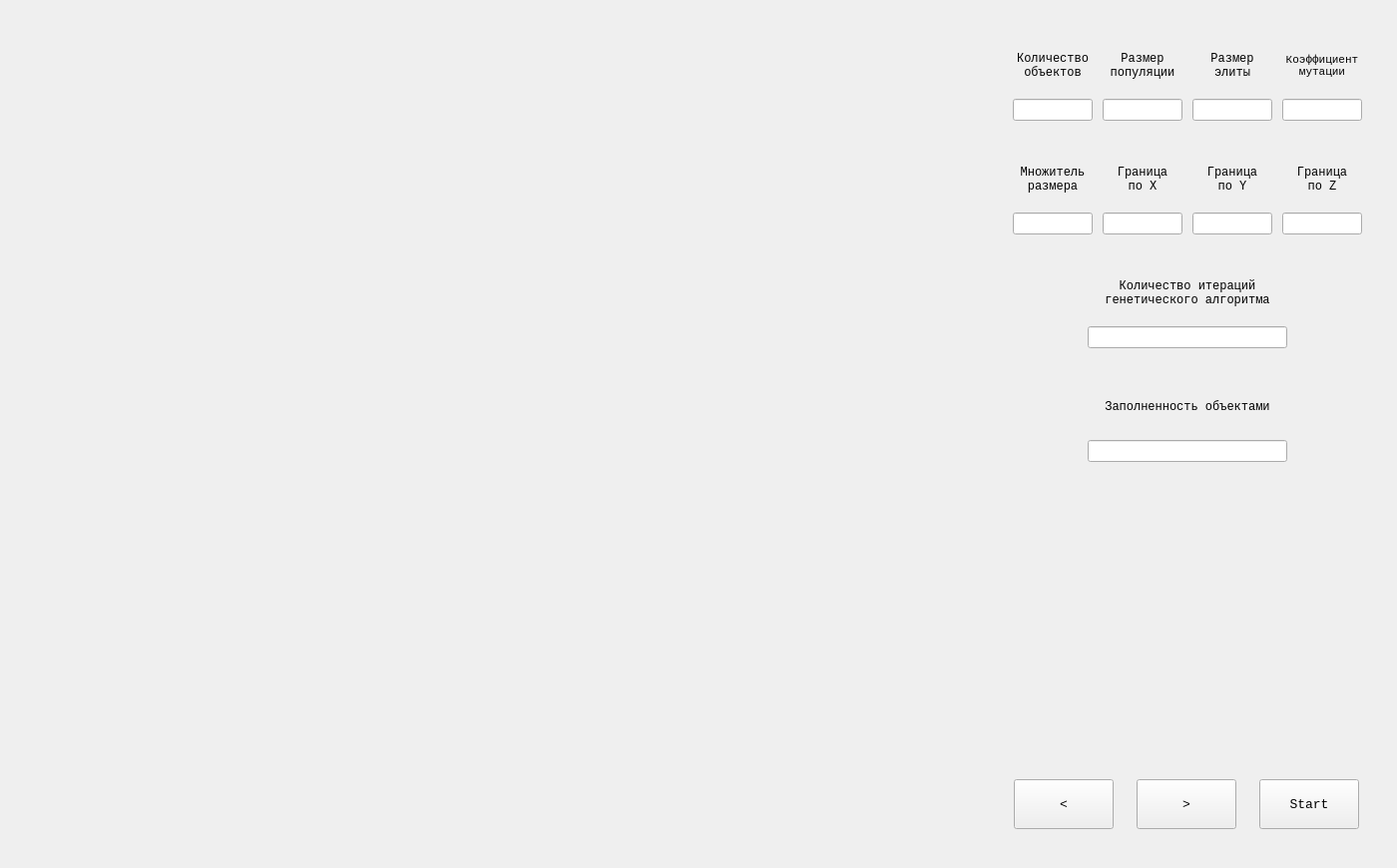
<?xml version="1.0" encoding="UTF-8"?>
<ui version="4.0">
 <class>MainWindow</class>
 <widget class="QMainWindow" name="MainWindow">
  <property name="geometry">
   <rect>
    <x>0</x>
    <y>0</y>
    <width>1400</width>
    <height>870</height>
   </rect>
  </property>
  <property name="windowTitle">
   <string>MainWindow</string>
  </property>
  <widget class="QWidget" name="centralwidget">
   <widget class="QFrame" name="mainFrame">
    <property name="geometry">
     <rect>
      <x>0</x>
      <y>0</y>
      <width>1400</width>
      <height>871</height>
     </rect>
    </property>
    <layout class="QHBoxLayout" name="horizontalLayout">
     <property name="spacing">
      <number>0</number>
     </property>
     <property name="leftMargin">
      <number>0</number>
     </property>
     <property name="topMargin">
      <number>0</number>
     </property>
     <property name="rightMargin">
      <number>0</number>
     </property>
     <property name="bottomMargin">
      <number>0</number>
     </property>
     <item>
      <widget class="QFrame" name="verticalFrame_2">
       <property name="maximumSize">
        <size>
         <width>990</width>
         <height>16777215</height>
        </size>
       </property>
       <layout class="QVBoxLayout" name="verticalLayout_2">
        <property name="spacing">
         <number>0</number>
        </property>
        <property name="leftMargin">
         <number>0</number>
        </property>
        <property name="topMargin">
         <number>0</number>
        </property>
        <property name="rightMargin">
         <number>0</number>
        </property>
        <property name="bottomMargin">
         <number>0</number>
        </property>
        <item>
         <spacer name="verticalSpacer_4">
          <property name="orientation">
           <enum>Qt::Vertical</enum>
          </property>
          <property name="sizeType">
           <enum>QSizePolicy::Fixed</enum>
          </property>
          <property name="sizeHint" stdset="0">
           <size>
            <width>20</width>
            <height>15</height>
           </size>
          </property>
         </spacer>
        </item>
        <item>
         <layout class="QHBoxLayout" name="horizontalLayout_3">
          <item>
           <spacer name="horizontalSpacer_4">
            <property name="orientation">
             <enum>Qt::Horizontal</enum>
            </property>
            <property name="sizeType">
             <enum>QSizePolicy::Fixed</enum>
            </property>
            <property name="sizeHint" stdset="0">
             <size>
              <width>20</width>
              <height>20</height>
             </size>
            </property>
           </spacer>
          </item>
          <item>
           <widget class="GLViewWidget" name="gl" native="true">
            <layout class="QHBoxLayout" name="horizontalLayout_6"/>
           </widget>
          </item>
          <item>
           <spacer name="horizontalSpacer_3">
            <property name="orientation">
             <enum>Qt::Horizontal</enum>
            </property>
            <property name="sizeType">
             <enum>QSizePolicy::Fixed</enum>
            </property>
            <property name="sizeHint" stdset="0">
             <size>
              <width>10</width>
              <height>20</height>
             </size>
            </property>
           </spacer>
          </item>
         </layout>
        </item>
        <item>
         <spacer name="verticalSpacer_3">
          <property name="orientation">
           <enum>Qt::Vertical</enum>
          </property>
          <property name="sizeType">
           <enum>QSizePolicy::Fixed</enum>
          </property>
          <property name="sizeHint" stdset="0">
           <size>
            <width>20</width>
            <height>15</height>
           </size>
          </property>
         </spacer>
        </item>
       </layout>
      </widget>
     </item>
     <item>
      <widget class="QFrame" name="verticalFrame">
       <property name="maximumSize">
        <size>
         <width>410</width>
         <height>16777215</height>
        </size>
       </property>
       <property name="font">
        <font>
         <family>Consolas</family>
         <pointsize>12</pointsize>
        </font>
       </property>
       <layout class="QVBoxLayout" name="verticalLayout">
        <property name="spacing">
         <number>0</number>
        </property>
        <property name="leftMargin">
         <number>0</number>
        </property>
        <property name="topMargin">
         <number>0</number>
        </property>
        <property name="rightMargin">
         <number>0</number>
        </property>
        <property name="bottomMargin">
         <number>0</number>
        </property>
        <item>
         <layout class="QVBoxLayout" name="verticalLayout_3">
          <property name="spacing">
           <number>0</number>
          </property>
          <item>
           <spacer name="verticalSpacer">
            <property name="orientation">
             <enum>Qt::Vertical</enum>
            </property>
            <property name="sizeType">
             <enum>QSizePolicy::Fixed</enum>
            </property>
            <property name="sizeHint" stdset="0">
             <size>
              <width>20</width>
              <height>15</height>
             </size>
            </property>
           </spacer>
          </item>
          <item>
           <layout class="QHBoxLayout" name="horizontalLayout_2">
            <property name="spacing">
             <number>0</number>
            </property>
            <item>
             <spacer name="horizontalSpacer">
              <property name="orientation">
               <enum>Qt::Horizontal</enum>
              </property>
              <property name="sizeType">
               <enum>QSizePolicy::Fixed</enum>
              </property>
              <property name="sizeHint" stdset="0">
               <size>
                <width>10</width>
                <height>20</height>
               </size>
              </property>
             </spacer>
            </item>
            <item>
             <layout class="QVBoxLayout" name="verticalLayout_4">
              <property name="spacing">
               <number>5</number>
              </property>
              <item>
               <widget class="QFrame" name="verticalFrame">
                <layout class="QVBoxLayout" name="verticalLayout_5">
                 <item>
                  <widget class="QFrame" name="horizontalFrame">
                   <property name="maximumSize">
                    <size>
                     <width>16777215</width>
                     <height>100</height>
                    </size>
                   </property>
                   <layout class="QHBoxLayout" name="horizontalLayout_5">
                    <property name="spacing">
                     <number>0</number>
                    </property>
                    <property name="leftMargin">
                     <number>0</number>
                    </property>
                    <property name="topMargin">
                     <number>0</number>
                    </property>
                    <property name="rightMargin">
                     <number>0</number>
                    </property>
                    <property name="bottomMargin">
                     <number>0</number>
                    </property>
                    <item>
                     <widget class="QFrame" name="frame11">
                      <layout class="QHBoxLayout" name="horizontalLayout_8">
                       <property name="spacing">
                        <number>5</number>
                       </property>
                       <property name="leftMargin">
                        <number>1</number>
                       </property>
                       <property name="topMargin">
                        <number>1</number>
                       </property>
                       <property name="rightMargin">
                        <number>1</number>
                       </property>
                       <property name="bottomMargin">
                        <number>1</number>
                       </property>
                       <item>
                        <widget class="QFrame" name="frame1">
                         <property name="maximumSize">
                          <size>
                           <width>80</width>
                           <height>16777215</height>
                          </size>
                         </property>
                         <layout class="QVBoxLayout" name="verticalLayout_7">
                          <property name="spacing">
                           <number>0</number>
                          </property>
                          <property name="leftMargin">
                           <number>0</number>
                          </property>
                          <property name="topMargin">
                           <number>0</number>
                          </property>
                          <property name="rightMargin">
                           <number>0</number>
                          </property>
                          <property name="bottomMargin">
                           <number>0</number>
                          </property>
                          <item>
                           <widget class="QLabel" name="label">
                            <property name="maximumSize">
                             <size>
                              <width>80</width>
                              <height>50</height>
                             </size>
                            </property>
                            <property name="font">
                             <font>
                              <pointsize>9</pointsize>
                             </font>
                            </property>
                            <property name="text">
                             <string>Количество
объектов</string>
                            </property>
                            <property name="alignment">
                             <set>Qt::AlignCenter</set>
                            </property>
                           </widget>
                          </item>
                          <item>
                           <widget class="QLineEdit" name="genes_number">
                            <property name="maximumSize">
                             <size>
                              <width>80</width>
                              <height>16777215</height>
                             </size>
                            </property>
                            <property name="font">
                             <font>
                              <pointsize>9</pointsize>
                             </font>
                            </property>
                           </widget>
                          </item>
                         </layout>
                        </widget>
                       </item>
                       <item>
                        <widget class="QFrame" name="frame2">
                         <property name="maximumSize">
                          <size>
                           <width>80</width>
                           <height>16777215</height>
                          </size>
                         </property>
                         <layout class="QVBoxLayout" name="verticalLayout_11">
                          <property name="spacing">
                           <number>0</number>
                          </property>
                          <property name="leftMargin">
                           <number>0</number>
                          </property>
                          <property name="topMargin">
                           <number>0</number>
                          </property>
                          <property name="rightMargin">
                           <number>0</number>
                          </property>
                          <property name="bottomMargin">
                           <number>0</number>
                          </property>
                          <item>
                           <widget class="QLabel" name="label_3">
                            <property name="maximumSize">
                             <size>
                              <width>80</width>
                              <height>50</height>
                             </size>
                            </property>
                            <property name="font">
                             <font>
                              <pointsize>9</pointsize>
                             </font>
                            </property>
                            <property name="text">
                             <string>Размер
популяции</string>
                            </property>
                            <property name="alignment">
                             <set>Qt::AlignCenter</set>
                            </property>
                           </widget>
                          </item>
                          <item>
                           <widget class="QLineEdit" name="ind_number">
                            <property name="maximumSize">
                             <size>
                              <width>80</width>
                              <height>16777215</height>
                             </size>
                            </property>
                            <property name="font">
                             <font>
                              <pointsize>9</pointsize>
                             </font>
                            </property>
                           </widget>
                          </item>
                         </layout>
                        </widget>
                       </item>
                       <item>
                        <widget class="QFrame" name="frame3">
                         <property name="maximumSize">
                          <size>
                           <width>80</width>
                           <height>16777215</height>
                          </size>
                         </property>
                         <layout class="QVBoxLayout" name="verticalLayout_12">
                          <property name="spacing">
                           <number>0</number>
                          </property>
                          <property name="leftMargin">
                           <number>0</number>
                          </property>
                          <property name="topMargin">
                           <number>0</number>
                          </property>
                          <property name="rightMargin">
                           <number>0</number>
                          </property>
                          <property name="bottomMargin">
                           <number>0</number>
                          </property>
                          <item>
                           <widget class="QLabel" name="label_4">
                            <property name="maximumSize">
                             <size>
                              <width>80</width>
                              <height>50</height>
                             </size>
                            </property>
                            <property name="font">
                             <font>
                              <pointsize>9</pointsize>
                             </font>
                            </property>
                            <property name="text">
                             <string>Размер
элиты</string>
                            </property>
                            <property name="alignment">
                             <set>Qt::AlignCenter</set>
                            </property>
                           </widget>
                          </item>
                          <item>
                           <widget class="QLineEdit" name="elite">
                            <property name="maximumSize">
                             <size>
                              <width>80</width>
                              <height>16777215</height>
                             </size>
                            </property>
                            <property name="font">
                             <font>
                              <pointsize>9</pointsize>
                             </font>
                            </property>
                           </widget>
                          </item>
                         </layout>
                        </widget>
                       </item>
                       <item>
                        <widget class="QFrame" name="frame4">
                         <property name="maximumSize">
                          <size>
                           <width>80</width>
                           <height>16777215</height>
                          </size>
                         </property>
                         <layout class="QVBoxLayout" name="verticalLayout_9">
                          <property name="spacing">
                           <number>0</number>
                          </property>
                          <property name="leftMargin">
                           <number>0</number>
                          </property>
                          <property name="topMargin">
                           <number>0</number>
                          </property>
                          <property name="rightMargin">
                           <number>0</number>
                          </property>
                          <property name="bottomMargin">
                           <number>0</number>
                          </property>
                          <item>
                           <widget class="QLabel" name="mutation_label">
                            <property name="maximumSize">
                             <size>
                              <width>80</width>
                              <height>50</height>
                             </size>
                            </property>
                            <property name="font">
                             <font>
                              <pointsize>8</pointsize>
                             </font>
                            </property>
                            <property name="text">
                             <string>Коэффициент
мутации</string>
                            </property>
                            <property name="alignment">
                             <set>Qt::AlignCenter</set>
                            </property>
                           </widget>
                          </item>
                          <item>
                           <widget class="QLineEdit" name="mutation_probability">
                            <property name="maximumSize">
                             <size>
                              <width>80</width>
                              <height>16777215</height>
                             </size>
                            </property>
                            <property name="font">
                             <font>
                              <pointsize>9</pointsize>
                             </font>
                            </property>
                           </widget>
                          </item>
                         </layout>
                        </widget>
                       </item>
                      </layout>
                     </widget>
                    </item>
                   </layout>
                  </widget>
                 </item>
                 <item>
                  <widget class="QFrame" name="frame22">
                   <property name="maximumSize">
                    <size>
                     <width>16777215</width>
                     <height>100</height>
                    </size>
                   </property>
                   <layout class="QHBoxLayout" name="horizontalLayout_9">
                    <property name="spacing">
                     <number>5</number>
                    </property>
                    <property name="leftMargin">
                     <number>1</number>
                    </property>
                    <property name="topMargin">
                     <number>1</number>
                    </property>
                    <property name="rightMargin">
                     <number>1</number>
                    </property>
                    <property name="bottomMargin">
                     <number>1</number>
                    </property>
                    <item>
                     <widget class="QFrame" name="frame5">
                      <property name="maximumSize">
                       <size>
                        <width>80</width>
                        <height>16777215</height>
                       </size>
                      </property>
                      <layout class="QVBoxLayout" name="verticalLayout_13">
                       <property name="spacing">
                        <number>0</number>
                       </property>
                       <property name="leftMargin">
                        <number>0</number>
                       </property>
                       <property name="topMargin">
                        <number>0</number>
                       </property>
                       <property name="rightMargin">
                        <number>0</number>
                       </property>
                       <property name="bottomMargin">
                        <number>0</number>
                       </property>
                       <item>
                        <widget class="QLabel" name="label_6">
                         <property name="maximumSize">
                          <size>
                           <width>80</width>
                           <height>50</height>
                          </size>
                         </property>
                         <property name="font">
                          <font>
                           <pointsize>9</pointsize>
                          </font>
                         </property>
                         <property name="text">
                          <string>Множитель
размера</string>
                         </property>
                         <property name="alignment">
                          <set>Qt::AlignCenter</set>
                         </property>
                        </widget>
                       </item>
                       <item>
                        <widget class="QLineEdit" name="size_multiplier">
                         <property name="maximumSize">
                          <size>
                           <width>80</width>
                           <height>16777215</height>
                          </size>
                         </property>
                         <property name="font">
                          <font>
                           <pointsize>9</pointsize>
                          </font>
                         </property>
                        </widget>
                       </item>
                      </layout>
                     </widget>
                    </item>
                    <item>
                     <widget class="QFrame" name="frame6">
                      <property name="maximumSize">
                       <size>
                        <width>80</width>
                        <height>16777215</height>
                       </size>
                      </property>
                      <layout class="QVBoxLayout" name="verticalLayout_14">
                       <property name="spacing">
                        <number>0</number>
                       </property>
                       <property name="leftMargin">
                        <number>0</number>
                       </property>
                       <property name="topMargin">
                        <number>0</number>
                       </property>
                       <property name="rightMargin">
                        <number>0</number>
                       </property>
                       <property name="bottomMargin">
                        <number>0</number>
                       </property>
                       <item>
                        <widget class="QLabel" name="label_7">
                         <property name="maximumSize">
                          <size>
                           <width>80</width>
                           <height>50</height>
                          </size>
                         </property>
                         <property name="font">
                          <font>
                           <pointsize>9</pointsize>
                          </font>
                         </property>
                         <property name="text">
                          <string>Граница
по X</string>
                         </property>
                         <property name="alignment">
                          <set>Qt::AlignCenter</set>
                         </property>
                        </widget>
                       </item>
                       <item>
                        <widget class="QLineEdit" name="xBorder">
                         <property name="maximumSize">
                          <size>
                           <width>80</width>
                           <height>16777215</height>
                          </size>
                         </property>
                         <property name="font">
                          <font>
                           <pointsize>9</pointsize>
                          </font>
                         </property>
                        </widget>
                       </item>
                      </layout>
                     </widget>
                    </item>
                    <item>
                     <widget class="QFrame" name="frame7">
                      <property name="maximumSize">
                       <size>
                        <width>80</width>
                        <height>16777215</height>
                       </size>
                      </property>
                      <layout class="QVBoxLayout" name="verticalLayout_15">
                       <property name="spacing">
                        <number>0</number>
                       </property>
                       <property name="leftMargin">
                        <number>0</number>
                       </property>
                       <property name="topMargin">
                        <number>0</number>
                       </property>
                       <property name="rightMargin">
                        <number>0</number>
                       </property>
                       <property name="bottomMargin">
                        <number>0</number>
                       </property>
                       <item>
                        <widget class="QLabel" name="label_8">
                         <property name="maximumSize">
                          <size>
                           <width>80</width>
                           <height>50</height>
                          </size>
                         </property>
                         <property name="font">
                          <font>
                           <pointsize>9</pointsize>
                          </font>
                         </property>
                         <property name="text">
                          <string>Граница
по Y</string>
                         </property>
                         <property name="alignment">
                          <set>Qt::AlignCenter</set>
                         </property>
                        </widget>
                       </item>
                       <item>
                        <widget class="QLineEdit" name="yBorder">
                         <property name="maximumSize">
                          <size>
                           <width>80</width>
                           <height>16777215</height>
                          </size>
                         </property>
                         <property name="font">
                          <font>
                           <pointsize>9</pointsize>
                          </font>
                         </property>
                        </widget>
                       </item>
                      </layout>
                     </widget>
                    </item>
                    <item>
                     <widget class="QFrame" name="frame8">
                      <property name="maximumSize">
                       <size>
                        <width>80</width>
                        <height>16777215</height>
                       </size>
                      </property>
                      <layout class="QVBoxLayout" name="verticalLayout_16">
                       <property name="spacing">
                        <number>0</number>
                       </property>
                       <property name="leftMargin">
                        <number>0</number>
                       </property>
                       <property name="topMargin">
                        <number>0</number>
                       </property>
                       <property name="rightMargin">
                        <number>0</number>
                       </property>
                       <property name="bottomMargin">
                        <number>0</number>
                       </property>
                       <item>
                        <widget class="QLabel" name="label_9">
                         <property name="maximumSize">
                          <size>
                           <width>80</width>
                           <height>50</height>
                          </size>
                         </property>
                         <property name="font">
                          <font>
                           <pointsize>9</pointsize>
                          </font>
                         </property>
                         <property name="text">
                          <string>Граница
по Z</string>
                         </property>
                         <property name="alignment">
                          <set>Qt::AlignCenter</set>
                         </property>
                        </widget>
                       </item>
                       <item>
                        <widget class="QLineEdit" name="zBorder">
                         <property name="maximumSize">
                          <size>
                           <width>80</width>
                           <height>16777215</height>
                          </size>
                         </property>
                         <property name="font">
                          <font>
                           <pointsize>9</pointsize>
                          </font>
                         </property>
                        </widget>
                       </item>
                      </layout>
                     </widget>
                    </item>
                   </layout>
                  </widget>
                 </item>
                 <item>
                  <widget class="QFrame" name="frame33">
                   <property name="maximumSize">
                    <size>
                     <width>16777215</width>
                     <height>100</height>
                    </size>
                   </property>
                   <layout class="QHBoxLayout" name="horizontalLayout_10">
                    <property name="spacing">
                     <number>0</number>
                    </property>
                    <property name="leftMargin">
                     <number>1</number>
                    </property>
                    <property name="topMargin">
                     <number>1</number>
                    </property>
                    <property name="rightMargin">
                     <number>1</number>
                    </property>
                    <property name="bottomMargin">
                     <number>1</number>
                    </property>
                    <item>
                     <widget class="QFrame" name="frame9">
                      <property name="maximumSize">
                       <size>
                        <width>200</width>
                        <height>16777215</height>
                       </size>
                      </property>
                      <layout class="QVBoxLayout" name="verticalLayout_17">
                       <property name="spacing">
                        <number>0</number>
                       </property>
                       <property name="leftMargin">
                        <number>0</number>
                       </property>
                       <property name="topMargin">
                        <number>0</number>
                       </property>
                       <property name="rightMargin">
                        <number>0</number>
                       </property>
                       <property name="bottomMargin">
                        <number>0</number>
                       </property>
                       <item>
                        <widget class="QLabel" name="label_10">
                         <property name="maximumSize">
                          <size>
                           <width>200</width>
                           <height>50</height>
                          </size>
                         </property>
                         <property name="font">
                          <font>
                           <pointsize>9</pointsize>
                          </font>
                         </property>
                         <property name="text">
                          <string>Количество итераций
генетического алгоритма</string>
                         </property>
                         <property name="alignment">
                          <set>Qt::AlignCenter</set>
                         </property>
                        </widget>
                       </item>
                       <item>
                        <widget class="QLineEdit" name="number_of_generations">
                         <property name="maximumSize">
                          <size>
                           <width>200</width>
                           <height>16777215</height>
                          </size>
                         </property>
                         <property name="font">
                          <font>
                           <pointsize>9</pointsize>
                          </font>
                         </property>
                        </widget>
                       </item>
                      </layout>
                     </widget>
                    </item>
                   </layout>
                  </widget>
                 </item>
                 <item>
                  <widget class="QFrame" name="frame44">
                   <property name="maximumSize">
                    <size>
                     <width>16777215</width>
                     <height>100</height>
                    </size>
                   </property>
                   <layout class="QHBoxLayout" name="horizontalLayout_11">
                    <property name="spacing">
                     <number>0</number>
                    </property>
                    <property name="leftMargin">
                     <number>1</number>
                    </property>
                    <property name="topMargin">
                     <number>1</number>
                    </property>
                    <property name="rightMargin">
                     <number>1</number>
                    </property>
                    <property name="bottomMargin">
                     <number>1</number>
                    </property>
                    <item>
                     <widget class="QFrame" name="frame9_2">
                      <property name="maximumSize">
                       <size>
                        <width>200</width>
                        <height>16777215</height>
                       </size>
                      </property>
                      <layout class="QVBoxLayout" name="verticalLayout_18">
                       <property name="spacing">
                        <number>0</number>
                       </property>
                       <property name="leftMargin">
                        <number>0</number>
                       </property>
                       <property name="topMargin">
                        <number>0</number>
                       </property>
                       <property name="rightMargin">
                        <number>0</number>
                       </property>
                       <property name="bottomMargin">
                        <number>0</number>
                       </property>
                       <item>
                        <widget class="QLabel" name="label_11">
                         <property name="maximumSize">
                          <size>
                           <width>200</width>
                           <height>50</height>
                          </size>
                         </property>
                         <property name="font">
                          <font>
                           <pointsize>9</pointsize>
                          </font>
                         </property>
                         <property name="text">
                          <string>Заполненность объектами</string>
                         </property>
                         <property name="alignment">
                          <set>Qt::AlignCenter</set>
                         </property>
                        </widget>
                       </item>
                       <item>
                        <widget class="QLineEdit" name="best_value">
                         <property name="maximumSize">
                          <size>
                           <width>200</width>
                           <height>16777215</height>
                          </size>
                         </property>
                         <property name="font">
                          <font>
                           <pointsize>9</pointsize>
                          </font>
                         </property>
                         <property name="cursor">
                          <cursorShape>ArrowCursor</cursorShape>
                         </property>
                         <property name="readOnly">
                          <bool>true</bool>
                         </property>
                        </widget>
                       </item>
                      </layout>
                     </widget>
                    </item>
                   </layout>
                  </widget>
                 </item>
                 <item>
                  <spacer name="verticalSpacer_5">
                   <property name="orientation">
                    <enum>Qt::Vertical</enum>
                   </property>
                   <property name="sizeType">
                    <enum>QSizePolicy::Fixed</enum>
                   </property>
                   <property name="sizeHint" stdset="0">
                    <size>
                     <width>0</width>
                     <height>260</height>
                    </size>
                   </property>
                  </spacer>
                 </item>
                </layout>
               </widget>
              </item>
              <item>
               <widget class="QFrame" name="horizontalFrame">
                <property name="maximumSize">
                 <size>
                  <width>16777215</width>
                  <height>100</height>
                 </size>
                </property>
                <layout class="QHBoxLayout" name="horizontalLayout_4">
                 <property name="spacing">
                  <number>7</number>
                 </property>
                 <property name="leftMargin">
                  <number>0</number>
                 </property>
                 <property name="topMargin">
                  <number>0</number>
                 </property>
                 <property name="rightMargin">
                  <number>0</number>
                 </property>
                 <property name="bottomMargin">
                  <number>0</number>
                 </property>
                 <item>
                  <widget class="QPushButton" name="stepBackButton">
                   <property name="maximumSize">
                    <size>
                     <width>100</width>
                     <height>50</height>
                    </size>
                   </property>
                   <property name="font">
                    <font>
                     <pointsize>10</pointsize>
                    </font>
                   </property>
                   <property name="text">
                    <string>&lt;</string>
                   </property>
                  </widget>
                 </item>
                 <item>
                  <widget class="QPushButton" name="stepForwardButton">
                   <property name="maximumSize">
                    <size>
                     <width>100</width>
                     <height>50</height>
                    </size>
                   </property>
                   <property name="font">
                    <font>
                     <pointsize>10</pointsize>
                    </font>
                   </property>
                   <property name="text">
                    <string>&gt;</string>
                   </property>
                  </widget>
                 </item>
                 <item>
                  <widget class="QPushButton" name="startButton">
                   <property name="maximumSize">
                    <size>
                     <width>100</width>
                     <height>50</height>
                    </size>
                   </property>
                   <property name="font">
                    <font>
                     <pointsize>10</pointsize>
                    </font>
                   </property>
                   <property name="text">
                    <string>Start</string>
                   </property>
                  </widget>
                 </item>
                </layout>
               </widget>
              </item>
             </layout>
            </item>
            <item>
             <spacer name="horizontalSpacer_2">
              <property name="orientation">
               <enum>Qt::Horizontal</enum>
              </property>
              <property name="sizeType">
               <enum>QSizePolicy::Fixed</enum>
              </property>
              <property name="sizeHint" stdset="0">
               <size>
                <width>20</width>
                <height>20</height>
               </size>
              </property>
             </spacer>
            </item>
           </layout>
          </item>
          <item>
           <spacer name="verticalSpacer_2">
            <property name="orientation">
             <enum>Qt::Vertical</enum>
            </property>
            <property name="sizeType">
             <enum>QSizePolicy::Fixed</enum>
            </property>
            <property name="sizeHint" stdset="0">
             <size>
              <width>20</width>
              <height>15</height>
             </size>
            </property>
           </spacer>
          </item>
         </layout>
        </item>
       </layout>
      </widget>
     </item>
    </layout>
   </widget>
  </widget>
 </widget>
 <customwidgets>
  <customwidget>
   <class>GLViewWidget</class>
   <extends>QWidget</extends>
   <header>pyqtgraph.opengl</header>
   <container>1</container>
  </customwidget>
 </customwidgets>
 <resources/>
 <connections/>
</ui>
